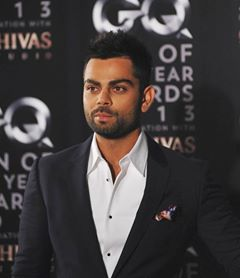
#> input picture images/kholi.jpg, 240 x 278 px, found by its file name
$ python cartoon.py
#> lines starting #> are read from the running program, lines starting #| are printed output that depends on the picture; after the words box and inside, x2 and y2 are one past the last pixel; in counts of white or black regions, pixels touching at a corner belong together
# IMPORTING MODULE
import cv2 as cv
import numpy as np

# READING IMAGE
img = cv.imread("images\kholi.jpg")
#> img is the input picture: shape (278, 240, 3); mean B, G, R 63.4, 63.5, 68.5

# GETTING EDGES
gray = cv.cvtColor(img, cv.COLOR_BGR2GRAY)
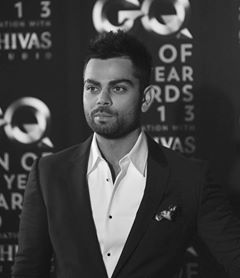
#> gray: shape (278, 240); min 0, max 254, mean 64.9
gray = cv.medianBlur(gray, 3)
edges = cv.adaptiveThreshold(gray, 255, cv.ADAPTIVE_THRESH_MEAN_C, cv.THRESH_BINARY, 9, 9)
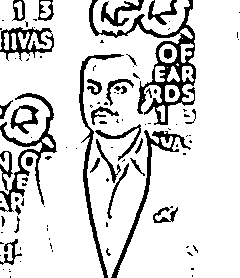
#> edges: shape (278, 240); 84.7% white; 106 black regions (72 under 20 px), largest, box (x1, y1, x2, y2) and area: (89, 0, 196, 125) 2377, (0, 93, 57, 212) 1222, (79, 54, 124, 278) 1025

# CARTOONIZATION
color = cv.bilateralFilter(img, 9, 250, 250)
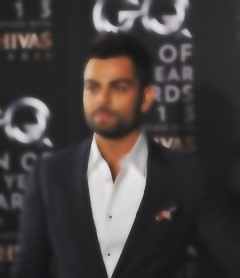
#> color: shape (278, 240, 3); mean B, G, R 63.4, 63.4, 68.4
cartoon = cv.bitwise_and(color, color, mask=edges)
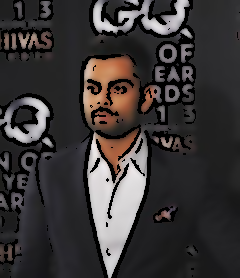
#> cartoon: shape (278, 240, 3); mean B, G, R 53.9, 53.9, 57.8

# SHOWING OUTPUT
cv.imshow('img', img)
cv.imshow('edges', edges)
cv.imshow('cartoon', cartoon)

cv.waitKey(0)

$ run again, with images/dhoni.jpg copied over images/kholi.jpg
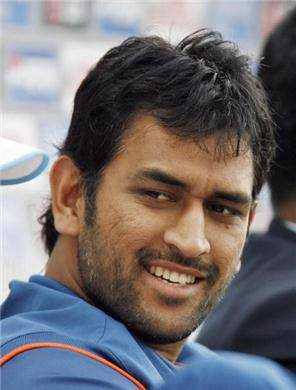
#> input picture images/dhoni.jpg, 296 x 390 px, found by its file name
#> img is the input picture: shape (390, 296, 3); mean B, G, R 114.5, 111.9, 117.2
#> `edges = cv.adaptiveThreshold(gray, 255, cv.ADAPTIVE_THRESH_MEAN_C, cv...`:
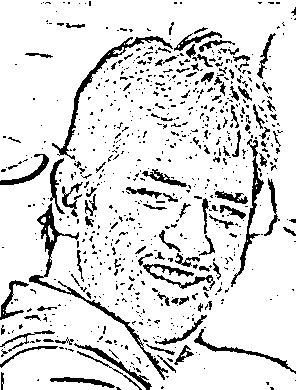
#> edges: shape (390, 296); 87.2% white; 739 black regions (629 under 20 px), largest, box (x1, y1, x2, y2) and area: (29, 203, 168, 380) 1307, (52, 36, 173, 160) 941, (231, 139, 264, 287) 687
#> `cartoon = cv.bitwise_and(color, color, mask=edges)`:
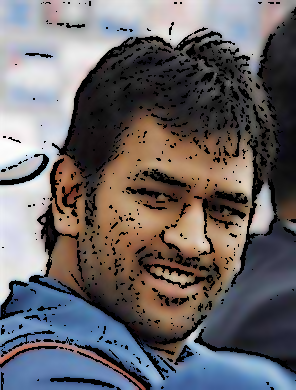
#> cartoon: shape (390, 296, 3); mean B, G, R 104.4, 102, 106.2
